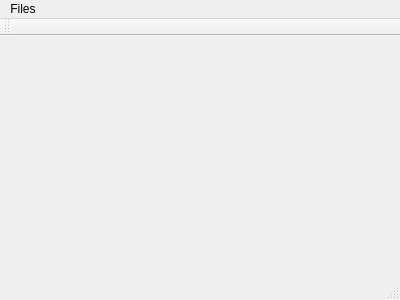
<?xml version="1.0" encoding="UTF-8"?>
<ui version="4.0">
 <class>MainWindow</class>
 <widget class="QMainWindow" name="MainWindow">
  <property name="geometry">
   <rect>
    <x>0</x>
    <y>0</y>
    <width>400</width>
    <height>300</height>
   </rect>
  </property>
  <property name="windowTitle">
   <string>MainWindow</string>
  </property>
  <widget class="QWidget" name="centralWidget">
   <layout class="QGridLayout" name="gridLayout">
    <item row="0" column="0">
     <widget class="TOpenGLWidget" name="widget" native="true"/>
    </item>
   </layout>
  </widget>
  <widget class="QMenuBar" name="menuBar">
   <property name="geometry">
    <rect>
     <x>0</x>
     <y>0</y>
     <width>400</width>
     <height>20</height>
    </rect>
   </property>
   <widget class="QMenu" name="menuFiles">
    <property name="title">
     <string>Files</string>
    </property>
    <addaction name="actionExit"/>
   </widget>
   <addaction name="menuFiles"/>
  </widget>
  <widget class="QToolBar" name="mainToolBar">
   <attribute name="toolBarArea">
    <enum>TopToolBarArea</enum>
   </attribute>
   <attribute name="toolBarBreak">
    <bool>false</bool>
   </attribute>
  </widget>
  <widget class="QStatusBar" name="statusBar"/>
  <action name="actionExit">
   <property name="text">
    <string>Exit</string>
   </property>
  </action>
 </widget>
 <layoutdefault spacing="6" margin="11"/>
 <customwidgets>
  <customwidget>
   <class>TOpenGLWidget</class>
   <extends>QWidget</extends>
   <header location="global">topenglwidget.h</header>
   <container>1</container>
  </customwidget>
 </customwidgets>
 <resources/>
 <connections/>
</ui>
